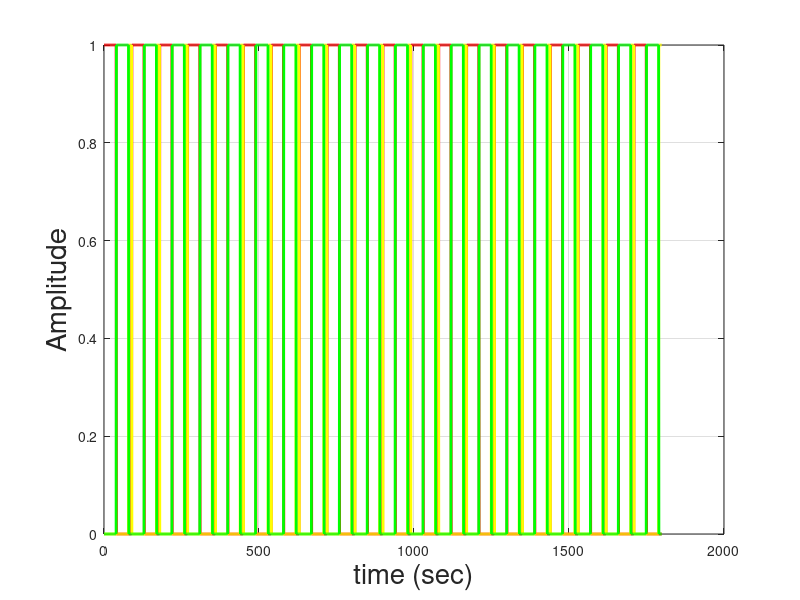

MATLAB code for this plot:
clc;clear all;close all;
%% model parameters
m = 1084 ; % kg
g = 9.81 ; % mpss
rho = 1.2; % km/m3
Cd = 0.3;
f = 0.0125;
v_0 = 22; %mps
vw_0 = 1.2; %mps
A = 2.24; %mps2

%% plant model

plant_numerator = 9.221*1e-4;
plant_denominator = [1 1/46.353];
G_plant = tf(plant_numerator,plant_denominator);

%% PID gains
Kp= 490.9572;
Ki = 51.1361;
Kd = 0; 

%% ask user for speed limit

% prompt = {'enter the speed limit distance'}; dlgtitle = 'Input' ; dims =
% 1; definput = {'0'}; answer =
% cell2mat(inputdlg(prompt,dlgtitle,dims,definput));
% v_set_speedlimt_distance = str2double(answer) vset = 0; if
% v_set_speedlimt_distance == 100
%     vset = 25;
% elseif v_set_speedlimt_distance == 250
%     vset = 30;
% elseif v_set_speedlimt_distance == 500
%     vset = 45;
% elseif v_set_speedlimt_distance == 700
%     vset = 50;
% elseif v_set_speedlimt_distance == 1000
%     vset = 80;
% end


%% 


simTime = 1800; %sec (best if multiple of 9)
t = 0:1:simTime-1;


%% Generate signals for Red, Yellow and Green lights
% Entirecycle for R-G-Y consists of 90sec 40 +40 +10
% make 1 cycle with amplitude 1 for 90 sec/ elements. 
% first assume cycle starts with Red light hence first 40sec value is 1 and
% next 50 sec value is 0

Red_period = 1*[ones(1,40), zeros(1,50)];
Green_period = 1*[zeros(1,40), ones(1,40), zeros(1,10)];
Yellow_period = 1*[zeros(1,80), ones(1,10)];
% define number of cycles
numCycles = floor(simTime / numel(Red_period));
red_fullwave = repmat(Red_period, [1,numCycles]);
green_fullwave = repmat(Green_period, [1,numCycles]);
yellow_fullwave = repmat(Yellow_period, [1,numCycles]);

% One signal for all the traffic lights in a sequence of red-green-yellow
 traffic_light_color = [red_fullwave ; green_fullwave ; yellow_fullwave];
% plot the signal
plot(t(1:numel(red_fullwave)), red_fullwave, 'r-','LineWidth',2);
hold on;
plot(t(1:numel(yellow_fullwave)), yellow_fullwave, 'y-','LineWidth',2);
plot(t(1:numel(green_fullwave)), green_fullwave, 'g-','LineWidth',2);

fontSize =20;
xlabel('time (sec)' , 'FontSize',fontSize);
ylabel('Amplitude' , 'FontSize',fontSize); grid on;


%% phase time signal
% calculate what is the current Light value and h
% how much remaining time left in the current light

% light = Red = 1
% light = Green = 2
% light = yellow = 3
light= [];

for ii = 1:length(t)-1
    if traffic_light_color(1,ii) == 1
        % light is now red
        light(ii) = 1;
        time_elapsed_inphase = mod(t(ii),10); % how much time elased in this phase
        time_remain_inphase(ii) = 40-time_elapsed_inphase; % how much time left in this phase
    elseif traffic_light_color(2,ii) ==1
        % light is now green
        time_elapsed_inphase = mod(t(ii),10); % how much time elased in this phase
        time_remain_inphase(ii) = 40-time_elapsed_inphase; % how much time left in this phase
        light(ii) =2;
    else
        % light is now yellow
        time_elapsed_inphase = mod(t(ii),10); % how much time elased in this phase
        time_remain_inphase(ii) = 10-time_elapsed_inphase; % how much time left in this phase
        light(ii) =3;
        
    end
    
end
v2x_traffic_signal = [light;time_remain_inphase]'; % input to the vehicle DSRC from the v2x system

time_left_for_next_yellow_end = 1:90;
time_left_for_next_yellow_end = fliplr(time_left_for_next_yellow_end);

time_fullwave = repmat(time_left_for_next_yellow_end, [1,numCycles]);
v2x_traffic_signal = [light;time_fullwave(1:length(t)-1)]';
%% calculate vehicle distance from traffic light
% DSRC will only catch a signal at 400m
% assume constant velocity of the vehicle 15m/s
host_v0 = 15; %m/s
x0_host = 0; %m
for ii = 1:length(t)-1
    X_host(ii) = x0_host+ host_v0*t(ii);
end


%% Calculate Green wave velocity
% greenwave velocity will be a lower velocity such that the vehicle can
% travel within the greenwave time period.

% calculate green-wave time
for ii = 1:length(t)-1
    if v2x_traffic_signal(ii,1) == 1
        % light is red
    end
end

    
    
